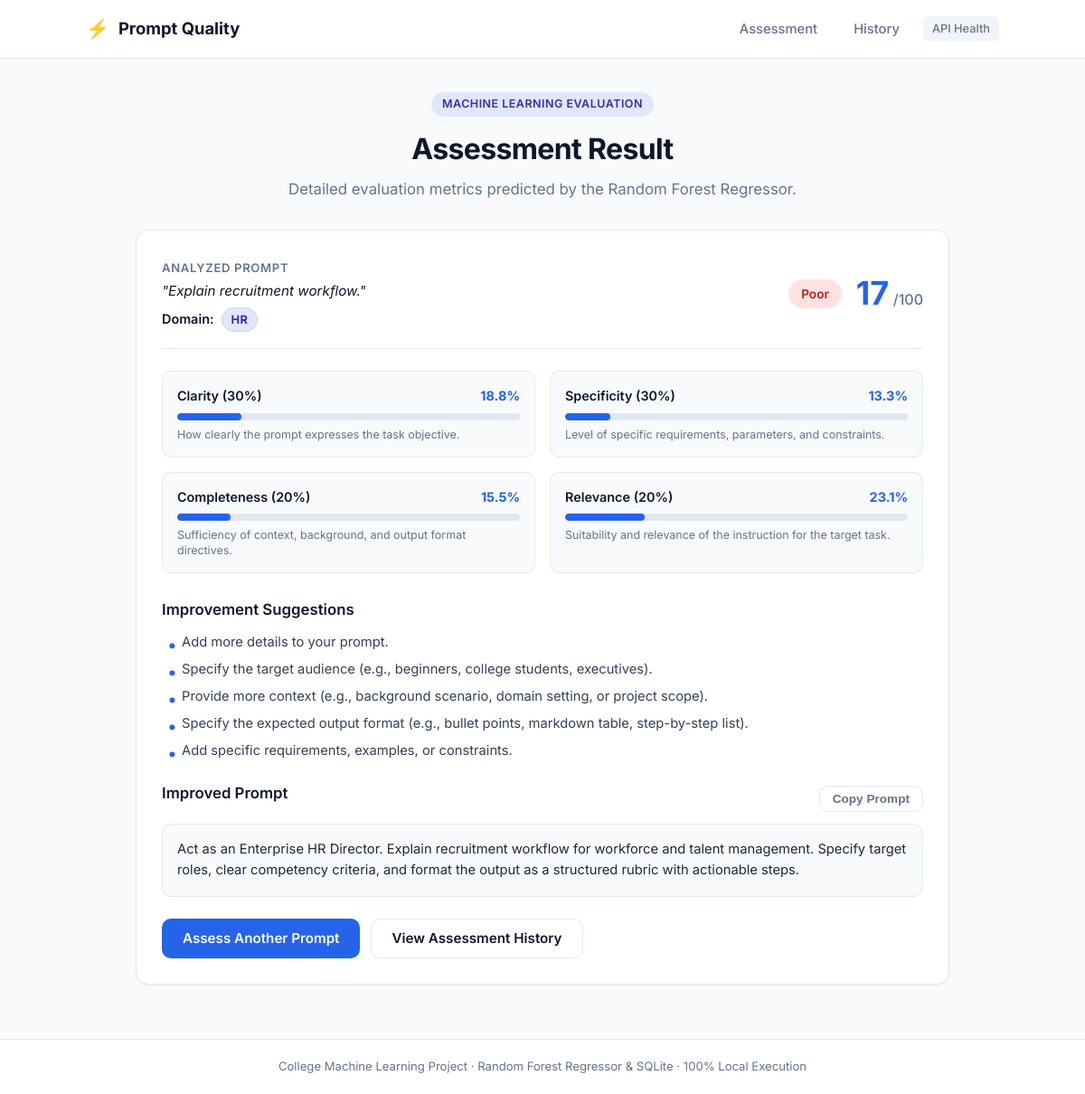
/result?id=94, run on the app's committed database.
### tables this page shows
CREATE TABLE assessments (
        id INTEGER PRIMARY KEY AUTOINCREMENT,
        prompt TEXT NOT NULL,
        clarity REAL NOT NULL,
        specificity REAL NOT NULL,
        completeness REAL NOT NULL,
        relevance REAL NOT NULL,
        overall_score REAL NOT NULL,
        category TEXT NOT NULL,
        suggestions TEXT NOT NULL,
        improved_prompt TEXT NOT NULL,
        created_at TIMESTAMP DEFAULT CURRENT_TIMESTAMP
    , domain TEXT DEFAULT 'General');

### app.py (the view)
@app.route("/result", methods=["GET"])
def result_page():
    global latest_result
    record_id = request.args.get("id")
    res = None
    if record_id:
        try:
            res = get_assessment_by_id(int(record_id))
        except Exception:
            res = None
    if not res:
        res = latest_result
    if not res:
        return redirect(url_for("index"))
    return render_template("result.html", result=res)

### database/db.py (called while the page is built)
def get_connection():
    os.makedirs(DB_DIR, exist_ok=True)
    conn = sqlite3.connect(DB_PATH)
    conn.row_factory = sqlite3.Row
    return conn

def init_db():
    conn = get_connection()
    cursor = conn.cursor()
    cursor.execute("""
    CREATE TABLE IF NOT EXISTS assessments (
        id INTEGER PRIMARY KEY AUTOINCREMENT,
        domain TEXT DEFAULT 'General',
        prompt TEXT NOT NULL,
        clarity REAL NOT NULL,
        specificity REAL NOT NULL,
        completeness REAL NOT NULL,
        relevance REAL NOT NULL,
        overall_score REAL NOT NULL,
        category TEXT NOT NULL,
        suggestions TEXT NOT NULL,
        improved_prompt TEXT NOT NULL,
        created_at TIMESTAMP DEFAULT CURRENT_TIMESTAMP
    )
    """)
    cursor.execute("PRAGMA table_info(assessments)")
    cols = [col[1] for col in cursor.fetchall()]
    if "domain" not in cols:
        cursor.execute("ALTER TABLE assessments ADD COLUMN domain TEXT DEFAULT 'General'")
    conn.commit()
    conn.close()

### templates/result.html (shortened to what this page needs)
<!DOCTYPE html>
<html lang="en">
<head>
  <link rel="stylesheet" href="/static/style.css">
</head>
<body>
  <div class="app-layout">
    <header class="navbar">
      <div class="nav-container">
        <a href="/" class="brand">
          <span class="brand-icon">⚡</span>
          <span class="brand-text">Prompt Quality</span>
        </a>
        <nav class="nav-links">
          <a href="/" class="nav-link">Assessment</a>
          <a href="/history" class="nav-link">History</a>
          <a href="/health" target="_blank" class="nav-link badge-link">API Health</a>
        </nav>
      </div>
    </header>
    <main class="main-content">
      <div class="content-wrapper">
        <div class="hero-section">
          <span class="project-tag">Machine Learning Evaluation</span>
          <h1 class="hero-title">Assessment Result</h1>
          <p class="hero-subtitle">Detailed evaluation metrics predicted by the Random Forest Regressor.</p>
        </div>
        <section class="card result-card">
          <div class="result-header">
            <div>
              <span class="sub-heading">Analyzed Prompt</span>
              <p class="analyzed-prompt-text">"{{ result.prompt }}"</p>
              <div class="result-domain-banner">
                <span class="domain-lead">Domain:</span>
                <span class="domain-result-pill">{{ result.domain or 'General' }}</span>
              </div>
            </div>
            <div class="badge-and-score">
              <span class="badge badge-{{ result.category | lower | replace(' ', '-') }}">{{ result.category }}</span>
              <div class="score-display">
                <span class="score-number">{{ result.overall_score | round | int }}</span>
                <span class="score-denom">/100</span>
              </div>
            </div>
          </div>
          <div class="dimensions-grid">
            <div class="dimension-box">
              <div class="dim-header">
                <span class="dim-title">Clarity (30%)</span>
                <span class="dim-score">{{ result.clarity }}%</span>
              </div>
              <div class="progress-track">
                <div class="progress-bar" style="width: {{ result.clarity }}%"></div>
              </div>
              <p class="dim-desc">How clearly the prompt expresses the task objective.</p>
            </div>
            <div class="dimension-box">
              <div class="dim-header">
                <span class="dim-title">Specificity (30%)</span>
                <span class="dim-score">{{ result.specificity }}%</span>
              </div>
              <div class="progress-track">
                <div class="progress-bar" style="width: {{ result.specificity }}%"></div>
              </div>
              <p class="dim-desc">Level of specific requirements, parameters, and constraints.</p>
            </div>
            <div class="dimension-box">
              <div class="dim-header">
                <span class="dim-title">Completeness (20%)</span>
                <span class="dim-score">{{ result.completeness }}%</span>
              </div>
              <div class="progress-track">
                <div class="progress-bar" style="width: {{ result.completeness }}%"></div>
              </div>
              <p class="dim-desc">Sufficiency of context, background, and output format directives.</p>
            </div>
            <div class="dimension-box">
              <div class="dim-header">
                <span class="dim-title">Relevance (20%)</span>
                <span class="dim-score">{{ result.relevance }}%</span>
              </div>
              <div class="progress-track">
                <div class="progress-bar" style="width: {{ result.relevance }}%"></div>
              </div>
              <p class="dim-desc">Suitability and relevance of the instruction for the target task.</p>
            </div>
          </div>
          <div class="info-block">
            <h3>Improvement Suggestions</h3>
            <ul class="styled-list">
              {% for s in result.suggestions %}
                <li>{{ s }}</li>
              {% else %}
                <li>Prompt fulfills quality standards with high clarity and complete directives.</li>
              {% endfor %}
            </ul>
          </div>
          <div class="info-block">
            <div class="block-header">
              <h3>Improved Prompt</h3>
              <button type="button" class="btn btn-sm btn-outline" onclick="copyImproved()">Copy Prompt</button>
            </div>
            <div class="improved-prompt-box">
              <pre id="improved-prompt-pre">{{ result.improved_prompt }}</pre>
            </div>
          </div>
          <div class="actions-row mt-4">
            <a href="/" class="btn btn-primary">Assess Another Prompt</a>
            <a href="/history" class="btn btn-secondary">View Assessment History</a>
          </div>
        </section>
      </div>
    </main>
    <footer class="footer">
      <p>College Machine Learning Project · Random Forest Regressor & SQLite · 100% Local Execution</p>
    </footer>
  </div>
</body>
</html>

### data on the page
assessments: prompt "Explain recruitment workflow.", domain "HR", category "Poor", overall_score "17", clarity "18.8", specificity "13.3", completeness "15.5", relevance "23.1", improved_prompt "Act as an Enterprise HR Director. Explain recruitment workflow for workforce and talent management. Specify target roles, clear competency criteria, and format the output as a structured rubric with actionable steps."

### other printed values
{{ s }} "Add more details to your prompt." "Specify the target audience (e.g., beginners, college students, executives)." "Provide more context (e.g., background scenario, domain setting, or project scope)." "Specify the expected output format (e.g., bullet points, markdown table, step-by-step list)." "Add specific requirements, examples, or constraints."
